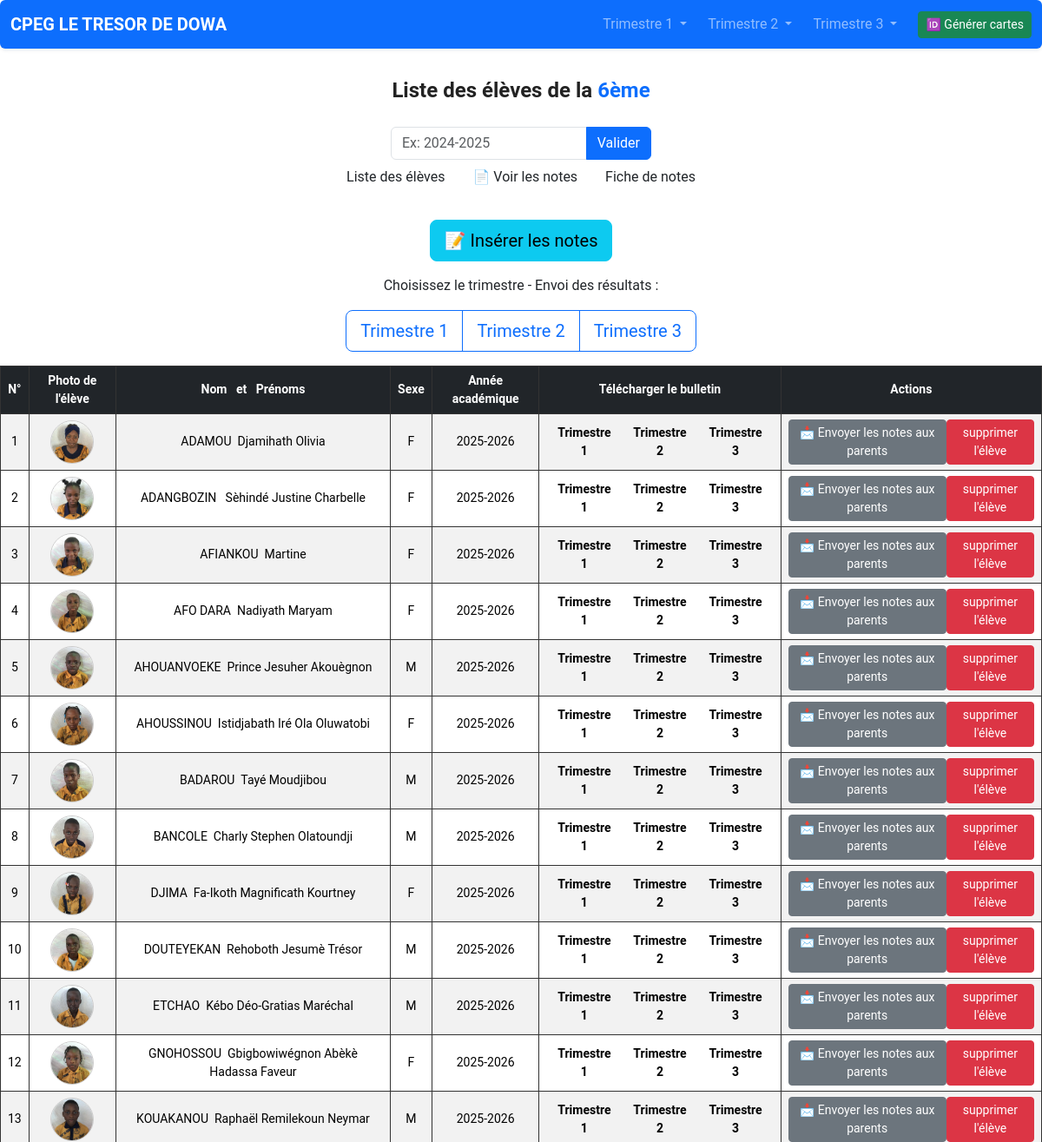
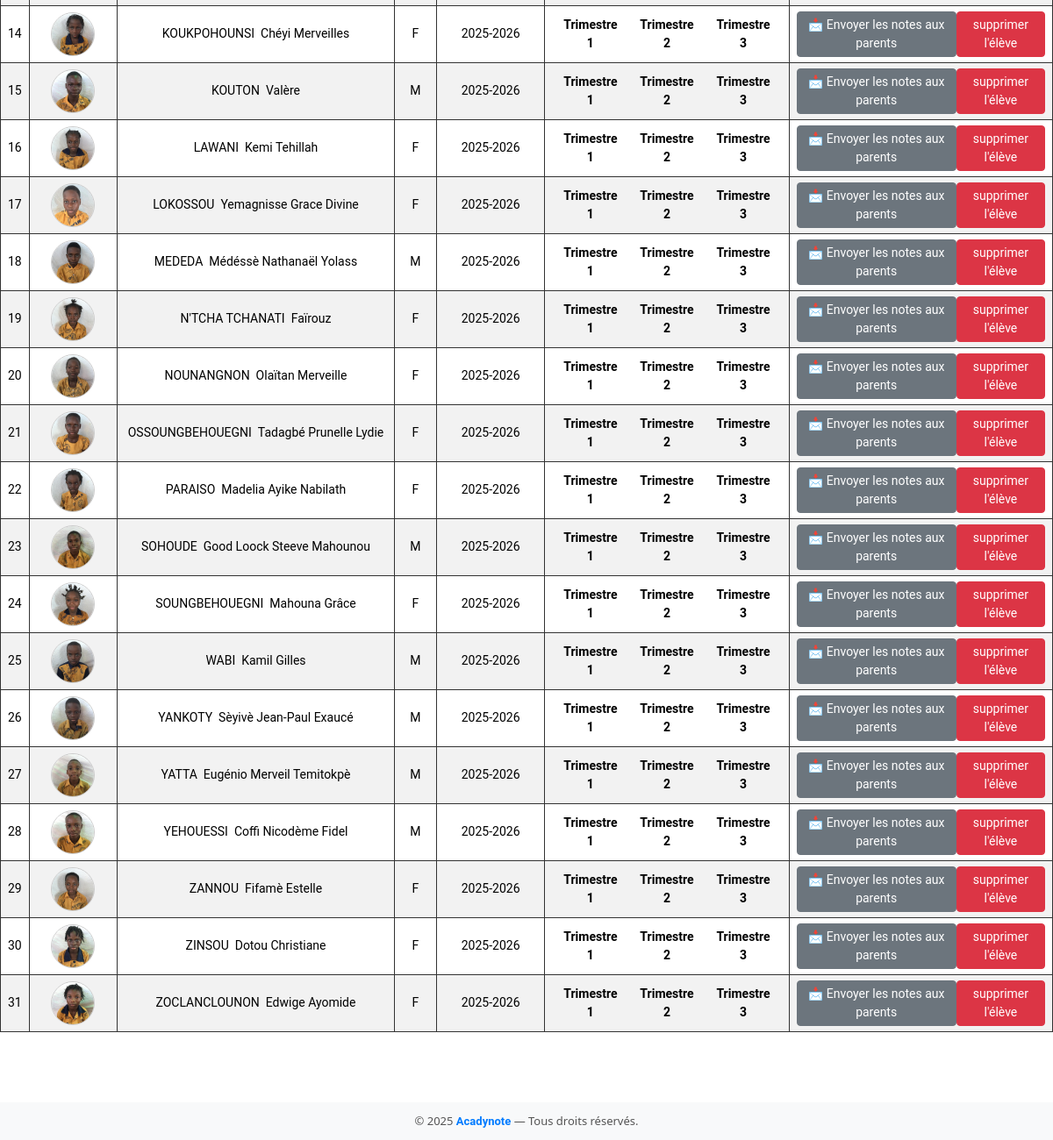
Page /6eme/2025-2026/ on the committed database (2 pictures, top to bottom).
### myapp/models.py (models this page shows, shortened)
class Login(models.Model):
    username = models.CharField(max_length=100)
    school_name = models.CharField(max_length=100)
    password = models.CharField(max_length=100)
    email= models.CharField(max_length=100)
    numero = models.CharField(max_length=100)
    name = models.CharField(max_length=100,null=True)
    profile_image = models.ImageField(upload_to="profile_images/", blank=True, null=True)
    coin_droit = models.ImageField(upload_to="cartes/recto/", blank=True, null=True)
    fond_verso = models.ImageField(upload_to="cartes/verso/", blank=True, null=True)

class Eleve(models.Model):
    nom = models.CharField(max_length=100)
    prenoms = models.CharField(max_length=100)
    classe = models.CharField(max_length=50)
    annee_academique = models.CharField(max_length=50)
    sexe = models.CharField(max_length=10, choices=[('M', 'Masculin'), ('F', 'Feminin')])  # Exemple
    date_enregistrement = models.DateTimeField(auto_now_add=True)
    matricule = models.CharField(max_length=50,null=True)
    telephone_parent = models.CharField(max_length=15, blank=True, null=True)  # exemple
    email_parent = models.CharField(max_length=15, blank=True, null=True)  # exemple
    date_naissance = models.DateField(blank=True, null=True)
    lieu_naissance = models.CharField(max_length=100, blank=True, null=True)
    nationalite = models.CharField(max_length=50, blank=True, null=True)
    profile_eleve = models.ImageField(upload_to="profile_images/", blank=True, null=True)

### myapp/views.py (the view)
# urls.py: path('6eme/<str:annee>/', views.afficher_sixieme, name='afficher_sixieme'),
def afficher_sixieme(request,annee):
    annee_academique = request.GET.get('annee',annee)
    if annee_academique:
        eleves = Eleve.objects.filter(classe="6ème", annee_academique=annee_academique).order_by('nom','prenoms')
    else:
        eleves = Eleve.objects.filter(classe="6ème").order_by('nom','prenoms')
    user = Login.objects.first()  # Récupère le premier utilisateur (si un utilisateur existe)
    school_name = user.school_name if user else ""
    return render(request, 'listes_classes/6ème.html', {
        'eleves': eleves,
        'classe': "6ème",
        "school_name": school_name,
        'annee_academique': annee_academique  # Passer l'année sélectionnée pour pré-remplir le champ dans le formulaire
    })

### myapp/templates/listes_classes/6ème.html (shortened to what this page needs)
{% extends 'base.html' %}
{% block content %}
<nav class="navbar navbar-expand-lg navbar-dark bg-primary shadow-sm rounded mb-4">
    <div class="container-fluid">
        <a class="navbar-brand fw-bold" href="{% url 'accueil' %}">{{ school_name }}</a>
        <div class="collapse navbar-collapse" id="navbarNav">
            <ul class="navbar-nav ms-auto align-items-center">
                <li class="nav-item dropdown me-2">
                    <a class="nav-link dropdown-toggle" href="#" id="trimestre1Dropdown" role="button" data-bs-toggle="dropdown" aria-expanded="false">
                        Trimestre 1
                    </a>
                </li>
                <li class="nav-item dropdown me-2">
                    <a class="nav-link dropdown-toggle" href="#" id="trimestre2Dropdown" role="button" data-bs-toggle="dropdown" aria-expanded="false">
                        Trimestre 2
                    </a>
                </li>
                <li class="nav-item dropdown me-3">
                    <a class="nav-link dropdown-toggle" href="#" id="trimestre3Dropdown" role="button" data-bs-toggle="dropdown" aria-expanded="false">
                        Trimestre 3
                    </a>
                </li>
                <li class="nav-item">
                    <a href="{% url 'generer_cartes_pdf' classe=classe annee_academique=annee_academique %}"
                       class="btn btn-success btn-sm">
                       🆔 Générer cartes
                    </a>
                </li>
            </ul>
        </div>
    </div>
</nav>
<div class="welcome-text">
  Liste des élèves de la <span class="text-primary">6ème</span>
  <form id="annee-form" method="GET" class="d-flex justify-content-center mt-4">
    <div class="input-group" style="max-width: 300px;">
        <input type="text" name="annee" class="form-control" placeholder="Ex: 2024-2025" value="">
        <button class="btn btn-primary" type="submit">Valider</button>
    </div>
</form>
<a href="{% url 'liste_eleves' classe=classe annee_academique=annee_academique %}" class="btn btn-default">Liste des élèves</a>
<a href="{% url 'fiche_notes_detail' classe=classe annee_academique=annee_academique %}"
   class="btn btn-default">
   📄 Voir les notes
</a>
<a href="{% url 'fiche_note' classe=classe annee_academique=annee_academique %}" class="btn btn-default">Fiche de notes</a>
</div>
<div class="text-center mb-3">
    <a href="{% url 'inserer_notes_classe' classe=classe annee_academique=annee_academique %}"
       class="btn btn-info btn-lg">
       📝 Insérer les notes
    </a>
    </div>
    <div class="text-center mb-3">
        <p>Choisissez le trimestre - Envoi des résultats :</p>
        <div class="btn-group" role="group">
            <a href="{% url 'envoyer_notes' classe=classe annee_academique=annee_academique %}?trimestre=1"
               class="btn btn-outline-primary btn-lg">
               Trimestre 1
            </a>
            <a href="{% url 'envoyer_notes' classe=classe annee_academique=annee_academique %}?trimestre=2"
               class="btn btn-outline-primary btn-lg">
               Trimestre 2
            </a>
            <a href="{% url 'envoyer_notes' classe=classe annee_academique=annee_academique %}?trimestre=3"
               class="btn btn-outline-primary btn-lg">
               Trimestre 3
            </a>
        </div>
    </div>
<table class="table table-striped table-bordered">
<thead class="table-dark">
  <tr>
    <th class="text text-center">N°</th>
    <th class="text text-center">Photo de l'élève</th>
    <th class="text text-center">Nom &nbsp et &nbsp Prénoms </th>
    <th class="text text-center">Sexe</th>
    <th class="text text-center">Année académique</th>
    <th class="text text-center">Télécharger le bulletin</th>
    <th class="text text-center">Actions</th>
  </tr>
</thead>
<tbody>
  {% for eleve in eleves %}
  <tr>
      <td class="text text-center"><a style="color:black;" href="{% url 'modifier_eleve' annee=annee_academique classe=eleve.classe eleve_id=eleve.id %}">{{ forloop.counter }}</a></td>
      <td class="text text-center">
        {% if eleve.profile_eleve %}
            <img src="{{ eleve.profile_eleve.url }}" alt="Photo de {{ eleve.nom }}" class="photo-eleve">
        {% else %}
            <span>Aucune photo</span>
        {% endif %}
    </td>
      <td class="text text-center">{{ eleve.nom }}&nbsp&nbsp{{ eleve.prenoms }}</td>
      <td class="text text-center">{{ eleve.sexe }}</td>
      <td class="text text-center">{{ eleve.annee_academique }}</td>
      <td>
        <div class="d-flex justify-content-center">
        <button class="btn btn-default btn-sm"><a href="{% url 'trimestre1' classe=eleve.classe eleve_id=eleve.id %}" style="color:black; font-size:14px; font-weight:bold;">Trimestre 1</a></button>
        <button class="btn btn-default btn-sm"><a href="{% url 'trimestre2' classe=eleve.classe eleve_id=eleve.id %}"  style="color:black; font-size:14px; font-weight:bold;">Trimestre 2</a></button>
        <button class="btn btn-default btn-sm"><a href="{% url 'trimestre3' classe=eleve.classe eleve_id=eleve.id %}"  style="color:black; font-size:14px; font-weight:bold;">Trimestre 3</a></button>
        </div>
      </td>
      <td>
        <div class="d-flex justify-content-center">
            <a href="{% url 'choisir_trimestre' eleve_id=eleve.id %}" class="btn btn-secondary btn-sm">
         📩 Envoyer les notes aux parents
     </a>
<button class="btn btn-danger btn-sm"><a href="{% url 'supprimer_eleve' eleve.id %}"onclick="return confirm('Êtes-vous sûr de vouloir supprimer cet élève ?');">supprimer l'élève</a></button>
      </div>
      </td>
    </tr>
  {% endfor %}
</tbody>
</table>
{% endblock content %}

### myapp/templates/base.html (style rules this page uses)
* { font-family: 'Roboto', sans-serif; scroll-behavior: smooth; box-sizing: border-box; transition: all 0.3s ease-in-out; }
.welcome-text { text-align: center; margin: 30px 0; font-size: 24px; font-weight: bold; color: #222; }
a { text-decoration: none; color: white; }
.photo-eleve { width: 50px; height: 50px; object-fit: cover; border-radius: 50%; border: 1px solid #ccc; }
.table th, .table td { border: 1px solid #333; padding: 6px 8px; font-size: 14px; vertical-align: middle; text-align: center; }

### rows in the picture
Login: school_name "CPEG LE TRESOR DE DOWA"
Eleve: profile_eleve (picture), nom "ADAMOU", prenoms "Djamihath Olivia", sexe "F", annee_academique "2025-2026"
Eleve: profile_eleve (picture), nom "ADANGBOZIN", prenoms "Sèhindé Justine Charbelle", sexe "F", annee_academique "2025-2026"
Eleve: profile_eleve (picture), nom "AFIANKOU", prenoms "Martine", sexe "F", annee_academique "2025-2026"
Eleve: profile_eleve (picture), nom "AFO DARA", prenoms "Nadiyath Maryam", sexe "F", annee_academique "2025-2026"
Eleve: profile_eleve (picture), nom "AHOUANVOEKE", prenoms "Prince Jesuher Akouègnon", sexe "M", annee_academique "2025-2026"
Eleve: profile_eleve (picture), nom "AHOUSSINOU", prenoms "Istidjabath Iré Ola Oluwatobi", sexe "F", annee_academique "2025-2026"
Eleve: profile_eleve (picture), nom "BADAROU", prenoms "Tayé Moudjibou", sexe "M", annee_academique "2025-2026"
Eleve: profile_eleve (picture), nom "BANCOLE", prenoms "Charly Stephen Olatoundji", sexe "M", annee_academique "2025-2026"
Eleve: profile_eleve (picture), nom "DJIMA", prenoms "Fa-Ikoth Magnificath Kourtney", sexe "F", annee_academique "2025-2026"
Eleve: profile_eleve (picture), nom "DOUTEYEKAN", prenoms "Rehoboth Jesumè Trésor", sexe "M", annee_academique "2025-2026"
Eleve: profile_eleve (picture), nom "ETCHAO", prenoms "Kébo Déo-Gratias Maréchal", sexe "M", annee_academique "2025-2026"
Eleve: profile_eleve (picture), nom "GNOHOSSOU", prenoms "Gbigbowiwégnon Abèkè Hadassa Faveur", sexe "F", annee_academique "2025-2026"
Eleve: profile_eleve (picture), nom "KOUAKANOU", prenoms "Raphaël Remilekoun Neymar", sexe "M", annee_academique "2025-2026"
Eleve: profile_eleve (picture), nom "KOUKPOHOUNSI", prenoms "Chéyi Merveilles", sexe "F", annee_academique "2025-2026"
Eleve: profile_eleve (picture), nom "KOUTON", prenoms "Valère", sexe "M", annee_academique "2025-2026"
Eleve: profile_eleve (picture), nom "LAWANI", prenoms "Kemi Tehillah", sexe "F", annee_academique "2025-2026"
Eleve: profile_eleve (picture), nom "LOKOSSOU", prenoms "Yemagnisse Grace Divine", sexe "F", annee_academique "2025-2026"
Eleve: profile_eleve (picture), nom "MEDEDA", prenoms "Médéssè Nathanaël Yolass", sexe "M", annee_academique "2025-2026"
Eleve: profile_eleve (picture), nom "N'TCHA TCHANATI", prenoms "Faïrouz", sexe "F", annee_academique "2025-2026"
Eleve: profile_eleve (picture), nom "NOUNANGNON", prenoms "Olaïtan Merveille", sexe "F", annee_academique "2025-2026"
Eleve: profile_eleve (picture), nom "OSSOUNGBEHOUEGNI", prenoms "Tadagbé Prunelle Lydie", sexe "F", annee_academique "2025-2026"
Eleve: profile_eleve (picture), nom "PARAISO", prenoms "Madelia Ayike Nabilath", sexe "F", annee_academique "2025-2026"
Eleve: profile_eleve (picture), nom "SOHOUDE", prenoms "Good Loock Steeve Mahounou", sexe "M", annee_academique "2025-2026"
Eleve: profile_eleve (picture), nom "SOUNGBEHOUEGNI", prenoms "Mahouna Grâce", sexe "F", annee_academique "2025-2026"
Eleve: profile_eleve (picture), nom "WABI", prenoms "Kamil Gilles", sexe "M", annee_academique "2025-2026"
Eleve: profile_eleve (picture), nom "YANKOTY", prenoms "Sèyivè Jean-Paul Exaucé", sexe "M", annee_academique "2025-2026"
Eleve: profile_eleve (picture), nom "YATTA", prenoms "Eugénio Merveil Temitokpè", sexe "M", annee_academique "2025-2026"
Eleve: profile_eleve (picture), nom "YEHOUESSI", prenoms "Coffi Nicodème Fidel", sexe "M", annee_academique "2025-2026"
Eleve: profile_eleve (picture), nom "ZANNOU", prenoms "Fifamè Estelle", sexe "F", annee_academique "2025-2026"
Eleve: profile_eleve (picture), nom "ZINSOU", prenoms "Dotou Christiane", sexe "F", annee_academique "2025-2026"
Eleve: profile_eleve (picture), nom "ZOCLANCLOUNON", prenoms "Edwige Ayomide", sexe "F", annee_academique "2025-2026"
